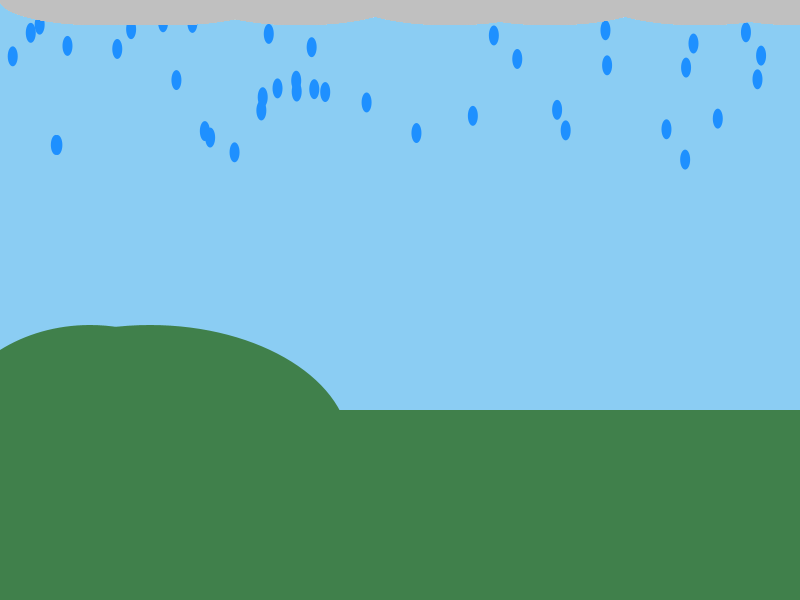
Frame 1 (no input)
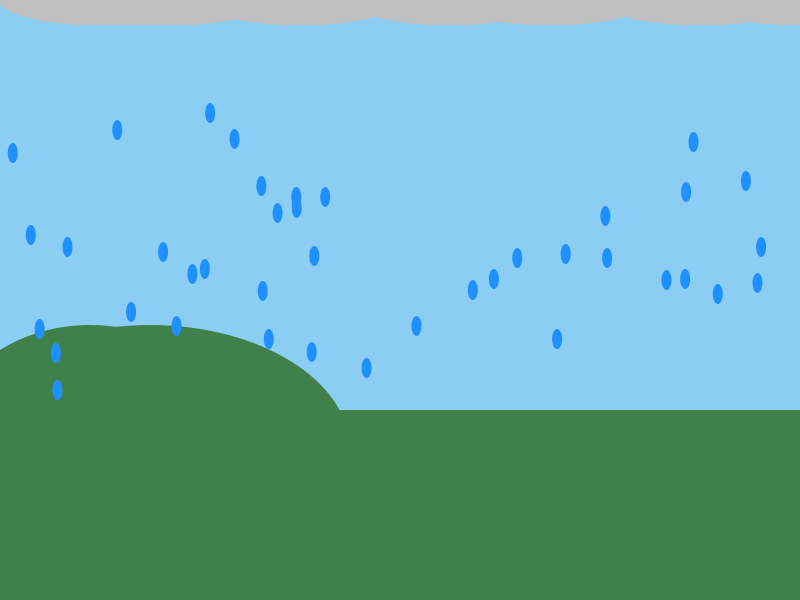
Frame 60 (the mouse pressed at the canvas centre just before this capture)
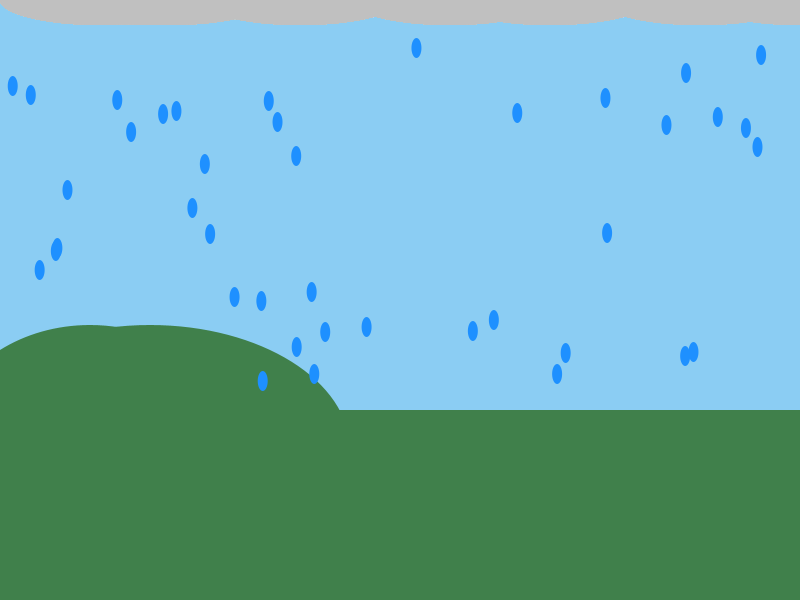
Frame 120 (the mouse held since frame 60 and released just before this capture)

The Processing sketch that drew these frames (run headless with seeded random() and noise(); from frame 60 on, the mouse is pressed at the canvas centre):

// Processing sketch: rainy_day
// ── rainy_day.pde
PVector[] rain;
PVector[] rainspeed;
void setup(){
size(800, 600);

rain = new PVector[40];
rainspeed = new PVector[40];
for (int r = 0; r < rain.length; r++) {
  float x = random(0, width);
  float y = random(0, 150);
  rain[r] = new PVector(x, y);
  rainspeed[r] = new PVector(0, 0);
  }
}
void draw() {
//background
background(#8BCDF3);
//ground
noStroke();
fill(#40804B);
rect(0, height - 190, width, 300);
fill(#40804B);
ellipse(90, height - 150, 300, 250);
fill(#40804B);
ellipse(150, height - 150, 400, 250);

// raindrops
for (int i = 0; i < rain.length; i++) {
  rain[i].add(0, 20);
  rain[i].add(rainspeed[i]);

if (rain[i].y > 400) {
  rain[i].y = - 75;
  rain[i].y = (int) random(0, 150);
}
noStroke();
fill(#1E90FF);
ellipse(rain[i].x, rain[i].y, 10, 20);

//clouds
fill(#C0C0C0);
ellipse(100, 0, 200, 50);
fill(#C0C0C0);
ellipse(150, 0, 200, 50);
fill(#C0C0C0);
ellipse(160, 0, 200, 50);
fill(#C0C0C0);
ellipse(170, 0, 200, 50);
fill(#C0C0C0);
ellipse(300, 0, 200, 50);
fill(#C0C0C0);
ellipse(450, 0, 200, 50);
fill(#C0C0C0);
ellipse(550, 0, 200, 50);
fill(#C0C0C0);
ellipse(800, 0, 200, 50);
fill(#C0C0C0);
ellipse(700, 0, 200, 50);
  }
}
